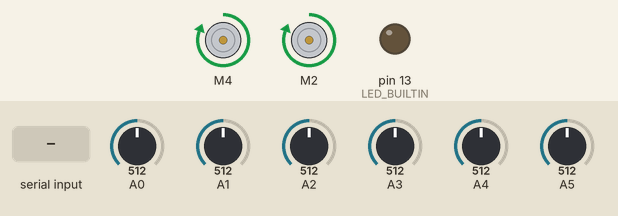
The sketch below on a simulated Arduino Uno, built with avr-gcc and run on an emulated ATmega328P. Shown: 2 × DC motor (green arrow = forward, orange = backward, longer = faster), output pins drawn as LEDs (lit = HIGH). The inputs (shaded band) are chosen by the test bench; at power-on: A0 = 512, A1 = 512, A2 = 512, A3 = 512, A4 = 512, A5 = 512.

Above: at 11.2 s.
11.3 s: "p" received over the second serial link
At 13.5 s:
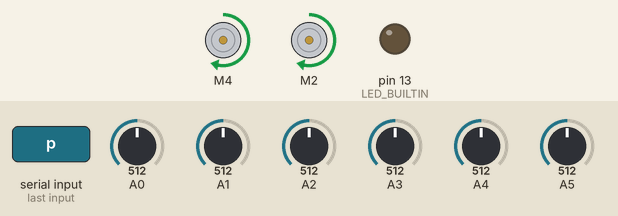
13.8 s: "X90\n" received over the second serial link
At 14.8 s:
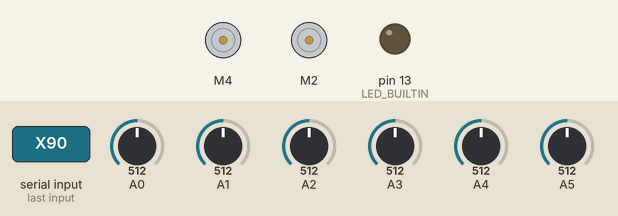
15.3 s: "G90\n" received over the second serial link
At 15.8 s:
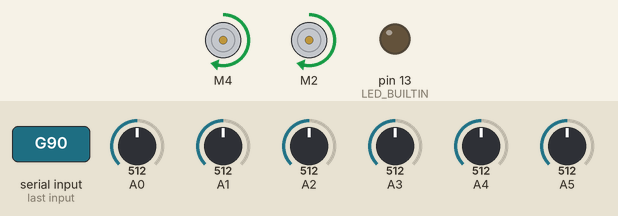
16.8 s: "X,45\n" received over the second serial link
At 17.1 s:
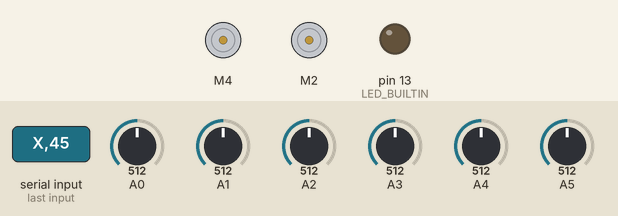
Timing chart, 0 to 19.3 s (numbered marks = the images above; inputs shaded):
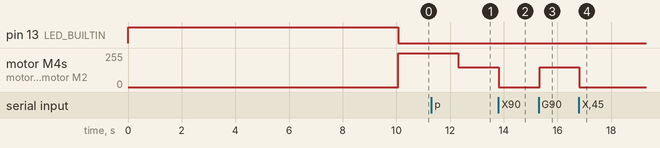

The sketch:

bluetoothPro.ino
```cpp
/*PWM PINS 3,5,6,9,10,11
Built in led is PIN 13
*/


#include <L298N.h>
#include <QTRSensors.h>
#include <SoftwareSerial.h>

constexpr uint8_t AIN1 = 2; // set arduino pins for motor driver
constexpr uint8_t AIN2 = 3; // set arduino pins for motor driver
constexpr uint8_t BIN1 = 4; // set arduino pins for motor driver
constexpr uint8_t BIN2 = 7; // set arduino pins for motor driver
constexpr uint8_t PWMA = 5; // set arduino pins for motor driver
constexpr uint8_t PWMB = 6; // set arduino pins for motor driver
constexpr uint8_t STBY = 8; // set arduino pins for motor driver

// Bluetooth Pins (Using SoftwareSerial). This enables uploading code while bluetooth module is connected to arduino
constexpr uint8_t BT_RX = 10;
constexpr uint8_t BT_TX = 11;

// Bluetooth Commands
// G or g for starting bot
// X or x for stopping bot
// P or p for chaning Kp  example p0.05 will set Kp to 0.05
// D or d for chaning Kd  example d1.5  will set Kd to 1.5
// I or i for chaning ki  example i2.0  will set Kd to 2.0
// S or s for chaning motor base speed example S180 will set (base speed) to 180

L298N motor1(PWMA, AIN1, AIN2);
L298N motor2(PWMB, BIN1, BIN2);
QTRSensors qtr;
SoftwareSerial bluetooth(BT_RX, BT_TX);

constexpr uint8_t SensorCount = 6;
uint16_t sensorValues[SensorCount];

// PID Constants (Tune via Bluetooth)
float Kp = 0.2;
float Ki = 0.0;
float Kd = 0.0;

uint16_t position;
int P = 0, D = 0, I = 0, previousError = 0, error = 0;
int lsp, rsp;
int lfspeed = 150;//base speed of motor

bool onoff = true;

void setup();
void loop();
void stopRobot();
void checkBluetooth();
void robot_control();
void Linefollow(int error);
void motor_drive(int left, int right);

void setup()
{
  // Initialize Bluetooth Serial
  bluetooth.begin(9600);

  qtr.setTypeAnalog();
  qtr.setSensorPins((const uint8_t[]){A0, A1, A2, A3, A4,A5}, SensorCount);

  pinMode(LED_BUILTIN, OUTPUT);
  digitalWrite(LED_BUILTIN, HIGH); // LED calibration mode

  for (uint16_t i = 0; i < 400; i++)
  {
    qtr.calibrate();
  }
  bluetooth.print("MIN\n");
  for (uint8_t i = 0; i < SensorCount; i++)
  {
    bluetooth.print(qtr.calibrationOn.minimum[i]);
    bluetooth.print("\t");
  }
  bluetooth.println();

  bluetooth.print("MAX\n");
  for (uint8_t i = 0; i < SensorCount; i++)
  {
    bluetooth.print(qtr.calibrationOn.maximum[i]);
    bluetooth.print("\t");
  }
  digitalWrite(LED_BUILTIN, LOW); // calibration finished
}
void stopRobot()
{
  motor1.stop();
  motor2.stop();

  I = 0;
  previousError = 0;

  lsp = 0;
  rsp = 0;

  bluetooth.println("ROBOT STOPPED + PID RESET");
}
void loop()
{
  checkBluetooth();
  if (onoff == true)
  {
    robot_control(); // Run normally
  }
  else
  {
    stopRobot();
  }
}

void checkBluetooth()
{
  if (bluetooth.available() > 0)
  {
    char key = bluetooth.read();

    if (key == 'G' || key == 'g')
    {
      onoff = true;
      bluetooth.println("START");
      return;
    }
    else if (key == 'X' || key == 'x')
    {
      onoff = false;
      bluetooth.println("STOPPED");
      return;
    }

    float value = bluetooth.parseFloat();

    switch (key)
    {
    case 'P':
    case 'p':
      Kp = value;
                bluetooth.println(Kp);

      break;
    case 'I':
    case 'i':
      Ki = value;
                bluetooth.println(Ki);

      break;
    case 'D':
    case 'd':
      Kd = value;
                bluetooth.println(Kd);

      break;
    case 'S':
    case 's':
      lfspeed = constrain((int)value, 0, 255);
                bluetooth.println(lfspeed);

      break;
    default:
      break;
    }
  }
}

void robot_control()
{
  position = qtr.readLineBlack(sensorValues);
  error = 5000 - position;

if (sensorValues[0] >= 980 &&
    sensorValues[1] >= 980 &&
    sensorValues[2] >= 980 &&
    sensorValues[3] >= 980 &&
    sensorValues[4] >= 980 &&
    sensorValues[5] >= 980)
  {
    if (previousError > 0)
      motor_drive(-150, 150);
    else
      motor_drive(150, -150);
  }
  else
  {
    Linefollow(error);
  }
}

void Linefollow(int error)
{
  P = error;
  I = I + error;
  D = error - previousError;
  I = constrain(I, -1000, 1000);

  float PIDvalue = (Kp * P) + (Ki * I) + (Kd * D);
  previousError = error;

  lsp = lfspeed - PIDvalue;
  rsp = lfspeed + PIDvalue;

  lsp = constrain(lsp, -255, 255);
  rsp = constrain(rsp, -255, 255);

  motor_drive(lsp, rsp);
}

void motor_drive(int left, int right)
{
  // Right Motor
  if (right >= 0)
  {
    motor2.setSpeed(right);
    motor2.forward();
  }
  else
  {
    motor2.setSpeed(right);
    motor2.backward();
  }

  // Left Motor
  if (left >= 0)
  {
    motor1.setSpeed(left);
    motor1.forward();
  }
  else
  {
    motor1.setSpeed(left);
    motor1.backward();
  }
}
```

Measured:
- after the input at 11.3 s, motor M4, motor M2: forward 255/255 → forward 150/255 after 1.0 s
- after the input at 13.8 s, motor M4, motor M2: forward 150/255 → stopped at once
- after the input at 15.3 s, motor M4, motor M2: stopped → forward 150/255 at once
- after the input at 16.8 s, motor M4, motor M2: forward 150/255 → stopped at once
